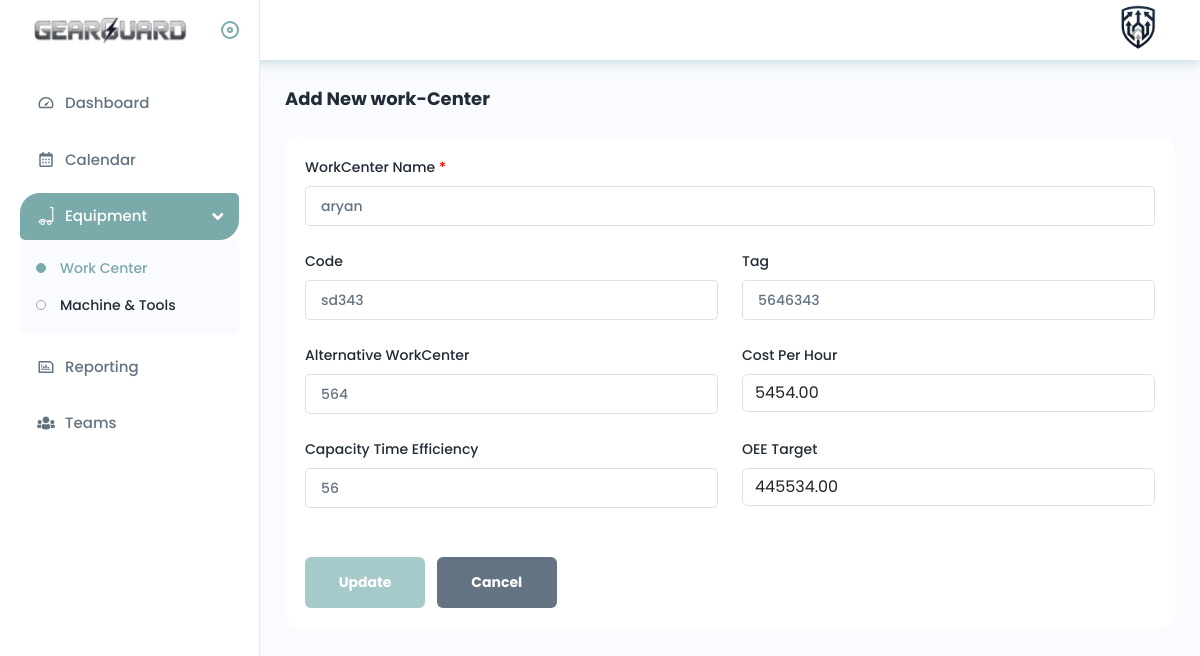
Page /Admin/editworkcenter?id=2 on the committed database.
### tables this page shows
CREATE TABLE `work_center_master` (
  `wc_id` int(11) NOT NULL,
  `workcenter_name` varchar(100) NOT NULL,
  `code` varchar(50) DEFAULT NULL,
  `tag` varchar(50) DEFAULT NULL,
  `alternative_wc` varchar(100) DEFAULT NULL,
  `cost_per_hour` decimal(10,2) DEFAULT NULL,
  `capacity_time_efficiency` varchar(50) DEFAULT NULL,
  `oee_target` decimal(10,2) DEFAULT NULL,
  `created_at` timestamp NOT NULL DEFAULT current_timestamp()
);

### Admin/editworkcenter.php (the view, shortened to what this page needs)
<?php
include("../includes/scripts/connection.php");
$id = $_GET['id'];
$sql = "SELECT * FROM work_center_master WHERE wc_id = $id";
$result = $conn->query($sql);
$data = $result->fetch_assoc();
?>
<!DOCTYPE html>
<html lang="en">
<head>
    <?php
        include("head.php");
    ?>
</head>
<body>
    <div class="main-wrapper">
        <?php
            include("header.php");
        ?>
        <?php
            include("sidebar.php");
        ?>
        <div class="page-wrapper">
            <div class="content">
                <div class="page-header">
                    <div class="page-title">
                        <h4>Add New work-Center</h4>
                    </div>
                </div>
                <form action="update_workcenter_action.php" method="post">
                    <div class="card">
                        <div class="card-body">
                            <div class="row">
                                <div class="col-lg-12 col-sm-12 col-12">
                                    <div class="form-group">
                                        <label>WorkCenter Name <b style="color:red">*</b></label>
                                        <input type="text" name="workcenter" placeholder="Enter Name" name="workcenter" value="<?= $data['workcenter_name'] ?>">
                                    </div>
                                </div>
                                <div class="col-lg-6 col-sm-6 col-12">
                                    <div class="form-group">
                                        <label>Code</label>
                                        <input type="text" placeholder="Code" name="code" value="<?= $data['code'];?>">
                                    </div>
                                </div>
                                <div class="col-lg-6 col-sm-6 col-12">
                                    <div class="form-group">
                                        <label>Tag</label>
                                        <input type="text" placeholder="Enter Tag" name="tag" value="<?= $data['tag'] ?>">
                                    </div>
                                </div>
                                <div class="col-lg-6 col-sm-6 col-12">
                                    <div class="form-group">
                                        <label>Alternative WorkCenter</label>
                                        <input type="text" placeholder="Enter Alternative Workcenter" name="alternative" value="<?= $data['alternative_wc'] ?>">
                                    </div>
                                </div>
                                <div class="col-lg-6 col-sm-6 col-12">
                                    <div class="form-group">
                                        <label>Cost Per Hour</label>
                                        <input type="number" class="form-control" placeholder="Enter cost"  name="cost" value="<?= $data['cost_per_hour'] ?>">
                                    </div>
                                </div>
                                <div class="col-lg-6 col-sm-6 col-12">
                                    <div class="form-group">
                                        <label>Capacity Time Efficiency</label>
                                        <input type="text"  placeholder="Enter Capacity" name="cte" value="<?= $data['capacity_time_efficiency'] ?>">
                                    </div>
                                </div>
                                <div class="col-lg-6 col-sm-6 col-12">
                                    <div class="form-group">
                                        <label>OEE Target</label>
                                        <input type="number" class="form-control" placeholder="OEE Target" name="oee" value="<?= $data['oee_target'] ?>">
                                    </div>
                                </div>
                                 <div class="col-lg-12 mt-4">
                            <button type="submit" name="update" class="btn btn-submit me-2">Update</button>
                            <a href="workcenterlist.php" class="btn btn-cancel">Cancel</a>
                        </div>
                            </div>
                        </div>
                    </div>
                </form>
            </div>
        </div>
    </div>
</body>
</html>

### rows in the picture
work_center_master: workcenter "aryan", code "sd343", tag "5646343", alternative "564", cost "5454.00", cte "56", oee "445534.00"
